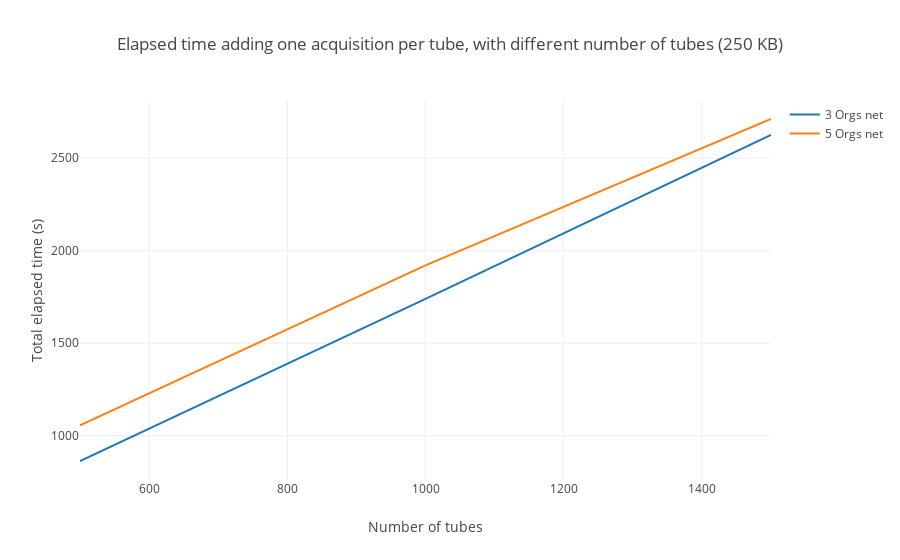

Here is the notebook cell this chart was saved with:
### Markdown cell above
### Elapsed time adding one acquisition per tube, with different number of tubes

### Code cell
# 3 Orgs net data
threeOrgs = [862.7493, 1738.8425, 2625.2902]
# 5 Orgs net data
fiveOrgs = [1054.9542, 1919.9872, 2711.5517]

totalAcquisition("250 KB", threeOrgs, fiveOrgs)

### Figure 1 — Plotly figure (JSON) as saved in the notebook; plotly's stock layout.template omitted (floating-point values rounded to 4 significant figures)
{"data": [{"mode": "lines", "name": "3 Orgs net", "type": "scatter", "uid": "8bdb9d3a-1c89-41b7-8c0c-29a7344a1801", "x": [500, 1000, 1500], "y": [862.7, 1739.0, 2625.0]}, {"mode": "lines", "name": "5 Orgs net", "type": "scatter", "uid": "ee99a1e1-4aa2-41ba-9eba-e377df8bd606", "x": [500, 1000, 1500], "y": [1055.0, 1920.0, 2712.0]}], "layout": {"barmode": "group", "title": {"text": "Elapsed time adding one acquisition per tube, with different number of tubes (250 KB)"}, "xaxis": {"range": [500, 1500], "title": {"text": "Number of tubes"}}, "yaxis": {"title": {"text": "Total elapsed time (s)"}}}}
